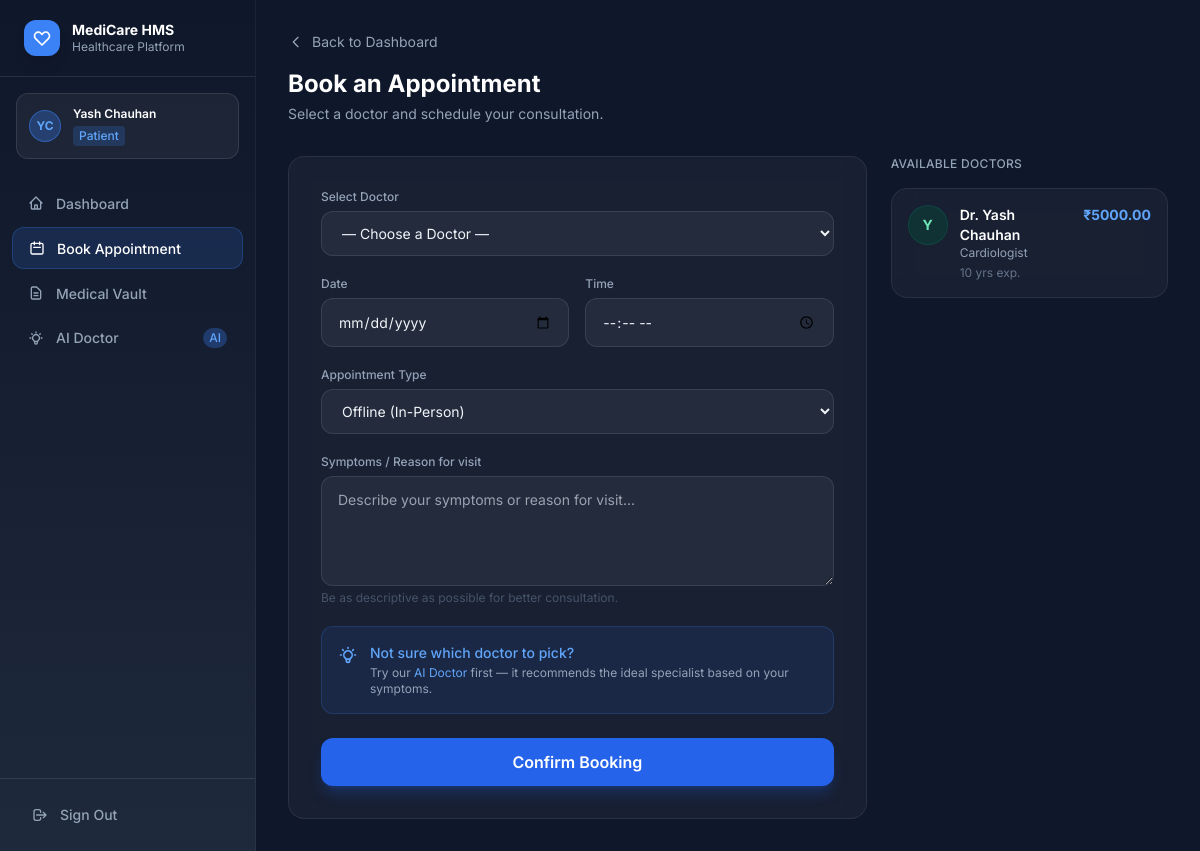
Page /hospital/book/ (signed in) on the committed database.
### users/models.py (models this page shows, shortened)
class CustomUser(AbstractUser):
    ROLE_ADMIN = 'ADMIN'
    ROLE_DOCTOR = 'DOCTOR'
    ROLE_PATIENT = 'PATIENT'
    ROLE_CHOICES = [
        (ROLE_ADMIN, 'Admin'),
        (ROLE_DOCTOR, 'Doctor'),
        (ROLE_PATIENT, 'Patient'),
    ]
    role = models.CharField(
        max_length=10,
        choices=ROLE_CHOICES,
        default=ROLE_PATIENT,
    )
    phone = models.CharField(max_length=15, blank=True)
    date_of_birth = models.DateField(null=True, blank=True)
    profile_picture = models.ImageField(
        upload_to='profiles/', null=True, blank=True
    )
    def __str__(self):
        return f"{self.get_full_name() or self.username} ({self.get_role_display()})"

class DoctorProfile(models.Model):
    SPECIALIZATIONS = [
        ('General Physician', 'General Physician'),
        ('Cardiologist', 'Cardiologist'),
        ('Neurologist', 'Neurologist'),
        ('Orthopedist', 'Orthopedist'),
        ('Dermatologist', 'Dermatologist'),
        ('Pediatrician', 'Pediatrician'),
        ('Psychiatrist', 'Psychiatrist'),
        ('Gynecologist', 'Gynecologist'),
        ('Ophthalmologist', 'Ophthalmologist'),
        ('ENT Specialist', 'ENT Specialist'),
        ('Oncologist', 'Oncologist'),
        ('Endocrinologist', 'Endocrinologist'),
        ('Gastroenterologist', 'Gastroenterologist'),
        ('Pulmonologist', 'Pulmonologist'),
        ('Urologist', 'Urologist'),
    ]
    user = models.OneToOneField(
        CustomUser,
        on_delete=models.CASCADE,
        related_name='doctor_profile',
    )
    specialization = models.CharField(
        max_length=100,
        choices=SPECIALIZATIONS,
        default='General Physician',
    )
    bio = models.TextField(blank=True)
    consultation_fee = models.DecimalField(
        max_digits=8, decimal_places=2, default=500.00
    )
    gmeet_url = models.URLField(blank=True, help_text='Google Meet link for online consultations')
    experience_years = models.PositiveIntegerField(default=0)
    available_days = models.CharField(
        max_length=200,
        default='Monday,Tuesday,Wednesday,Thursday,Friday',
        help_text='Comma-separated days',
    )
    is_available = models.BooleanField(default=True)

### hospital/views.py (the view)
        def wrapper(request, *args, **kwargs):
            if not request.user.is_authenticated:
                return redirect('users:login')
            if request.user.role != role:
                messages.error(request, 'Access denied.')
                return redirect('users:login')
            return view_func(request, *args, **kwargs)

### hospital/forms.py
class AppointmentForm(forms.ModelForm):
    appointment_date = forms.DateField(
        widget=forms.DateInput(attrs={'type': 'date', 'class': 'form-input'}),
    )
    appointment_time = forms.TimeField(
        widget=forms.TimeInput(attrs={'type': 'time', 'class': 'form-input'}),
    )
    class Meta:
        model = Appointment
        fields = ['doctor', 'appointment_date', 'appointment_time', 'appointment_type', 'symptoms']
        widgets = {
            'doctor': forms.Select(attrs={'class': 'form-input'}),
            'appointment_type': forms.Select(attrs={'class': 'form-input'}),
            'symptoms': forms.Textarea(attrs={
                'class': 'form-input',
                'rows': 4,
                'placeholder': 'Describe your symptoms or reason for visit...',
            }),
        }
    def __init__(self, *args, **kwargs):
        super().__init__(*args, **kwargs)
        self.fields['doctor'].queryset = User.objects.filter(
            role='DOCTOR', is_active=True
        ).select_related('doctor_profile').order_by('first_name')
        self.fields['doctor'].label = 'Select Doctor'
        self.fields['doctor'].empty_label = '— Choose a Doctor —'

### hospital/views.py (called while the page is built)
def role_required(role):
    def decorator(view_func):
        def wrapper(request, *args, **kwargs):
            if not request.user.is_authenticated:
                return redirect('users:login')
            if request.user.role != role:
                messages.error(request, 'Access denied.')
                return redirect('users:login')
            return view_func(request, *args, **kwargs)
        wrapper.__name__ = view_func.__name__
        return wrapper
    return decorator

### templates/hospital/book_appointment.html (shortened to what this page needs)
{% extends 'base.html' %}
{% block content %}
<div class="mb-8 animate-fade-in">
  <a href="{% url 'hospital:patient_dashboard' %}"
     class="inline-flex items-center gap-2 text-slate-400 hover:text-white text-sm transition-colors mb-4">
    <svg class="w-4 h-4" fill="none" stroke="currentColor" viewBox="0 0 24 24"><path stroke-linecap="round" stroke-linejoin="round" stroke-width="2" d="M15 19l-7-7 7-7"/></svg>
    Back to Dashboard
  </a>
  <h1 class="text-2xl font-bold text-white">Book an Appointment</h1>
  <p class="text-slate-400 mt-1 text-sm">Select a doctor and schedule your consultation.</p>
</div>
<div class="grid lg:grid-cols-3 gap-6">
  <div class="lg:col-span-2 glass-card p-8 animate-slide-up">
    <form method="post" novalidate>
      <div class="space-y-5">
        <div>
          <label class="block text-xs font-medium text-slate-400 mb-1.5">Select Doctor</label>
          {{ form.doctor }}
        </div>
        <div class="grid grid-cols-2 gap-4">
          <div>
            <label class="block text-xs font-medium text-slate-400 mb-1.5">Date</label>
            {{ form.appointment_date }}
          </div>
          <div>
            <label class="block text-xs font-medium text-slate-400 mb-1.5">Time</label>
            {{ form.appointment_time }}
          </div>
        </div>
        <div>
          <label class="block text-xs font-medium text-slate-400 mb-1.5">Appointment Type</label>
          {{ form.appointment_type }}
        </div>
        <div>
          <label class="block text-xs font-medium text-slate-400 mb-1.5">Symptoms / Reason for visit</label>
          {{ form.symptoms }}
          <p class="text-slate-600 text-xs mt-1">Be as descriptive as possible for better consultation.</p>
        </div>
      </div>
      <div class="mt-5 p-4 rounded-xl bg-brand/10 border border-brand/20 flex items-start gap-3">
        <div>
          <p class="text-brand-light text-sm font-medium">Not sure which doctor to pick?</p>
          <p class="text-slate-400 text-xs mt-0.5">
            Try our <a href="{% url 'api:ai_doctor' %}" class="text-blue-400 hover:underline">AI Doctor</a> first — it recommends the ideal specialist based on your symptoms.
          </p>
        </div>
      </div>
      <button type="submit"
              class="mt-6 w-full py-3 px-4 bg-blue-600 hover:bg-blue-500 text-white font-semibold rounded-xl
                     shadow-lg shadow-blue-600/25 transition-all duration-200 active:scale-[0.98]">
        Confirm Booking
      </button>
    </form>
  </div>
  <div class="space-y-4">
    <h3 class="text-slate-400 text-xs font-medium uppercase tracking-wide">Available Doctors</h3>
    {% for doc in doctors %}
    <div class="glass-card p-4 animate-slide-up hover:border-brand/30 transition-colors cursor-pointer doc-card"
         data-doctor-id="{{ doc.pk }}"
         style="animation-delay:{{ forloop.counter0 }}00ms">
      <div class="flex items-start gap-3">
        <div class="w-10 h-10 rounded-full bg-emerald-900/40 border border-emerald-600/20 flex items-center justify-center text-sm font-bold text-emerald-300 flex-shrink-0">
          {{ doc.first_name|first|upper }}
        </div>
        <div class="flex-1 min-w-0">
          <p class="text-white text-sm font-semibold">Dr. {{ doc.get_full_name }}</p>
          <p class="text-slate-400 text-xs">{{ doc.doctor_profile.specialization|default:"General Physician" }}</p>
          <p class="text-slate-500 text-xs mt-1">{{ doc.doctor_profile.experience_years|default:0 }} yrs exp.</p>
        </div>
        <p class="text-blue-400 font-bold text-sm">₹{{ doc.doctor_profile.consultation_fee|default:500 }}</p>
      </div>
    </div>
    {% empty %}
    <div class="glass-card p-6 text-center text-slate-500 text-sm">No doctors available yet.</div>
    {% endfor %}
  </div>
</div>
{% endblock %}

### templates/base.html (shortened to what this page needs)
{% load static %}
<!DOCTYPE html>
<html lang="en" class="h-full">
<head>
  <script src="https://cdn.tailwindcss.com"></script>
  <link rel="stylesheet" href="{% static 'css/custom.css' %}" />
</head>
<body class="h-full bg-navy-900 text-white font-sans antialiased">
  {% if user.is_authenticated %}
  <div class="flex h-full min-h-screen">
    <aside id="sidebar"
           class="fixed inset-y-0 left-0 z-50 w-64 flex flex-col bg-gradient-sidebar border-r border-white/5 transition-transform duration-300 ease-in-out
                  -translate-x-full lg:translate-x-0">
      <div class="flex items-center gap-3 px-6 py-5 border-b border-white/10">
        <div class="w-9 h-9 rounded-xl bg-brand flex items-center justify-center shadow-lg">
          <svg class="w-5 h-5 text-white" fill="none" stroke="currentColor" viewBox="0 0 24 24">
            <path stroke-linecap="round" stroke-linejoin="round" stroke-width="2"
                  d="M4.318 6.318a4.5 4.5 0 000 6.364L12 20.364l7.682-7.682a4.5 4.5 0 00-6.364-6.364L12 7.636l-1.318-1.318a4.5 4.5 0 00-6.364 0z"/>
          </svg>
        </div>
        <div>
          <h1 class="text-white font-bold text-sm leading-tight">MediCare HMS</h1>
          <p class="text-navy-400 text-xs">Healthcare Platform</p>
        </div>
      </div>
      <div class="mx-4 mt-4 mb-2 p-3 rounded-xl bg-white/5 border border-white/10">
        <div class="flex items-center gap-3">
          <div class="w-8 h-8 rounded-full bg-brand/30 border border-brand/50 flex items-center justify-center text-xs font-bold text-brand-light">
            {{ user.first_name|first|upper }}{{ user.last_name|first|upper }}
          </div>
          <div class="flex-1 min-w-0">
            <p class="text-white text-xs font-semibold truncate">{{ user.get_full_name|default:user.username }}</p>
            <span class="inline-flex items-center px-1.5 py-0.5 rounded text-xs font-medium
              {% if user.role == 'ADMIN' %}bg-purple-500/20 text-purple-300
              {% elif user.role == 'DOCTOR' %}bg-emerald-500/20 text-emerald-300
              {% else %}bg-brand/20 text-brand-light{% endif %}">
              {{ user.get_role_display }}
            </span>
          </div>
        </div>
      </div>
      <nav class="flex-1 px-3 py-4 space-y-1 overflow-y-auto">
        {% if user.role == 'PATIENT' %}
          {% include 'partials/nav_patient.html' %}
        {% elif user.role == 'DOCTOR' %}
          {% include 'partials/nav_doctor.html' %}
        {% elif user.role == 'ADMIN' %}
          {% include 'partials/nav_admin.html' %}
        {% endif %}
      </nav>
      <div class="p-4 border-t border-white/10">
        <a href="{% url 'users:logout' %}"
           class="flex items-center gap-3 w-full px-4 py-2.5 rounded-xl text-navy-400 hover:text-red-400 hover:bg-red-500/10 transition-all duration-200 text-sm font-medium group">
          <svg class="w-4 h-4 group-hover:scale-110 transition-transform" fill="none" stroke="currentColor" viewBox="0 0 24 24">
            <path stroke-linecap="round" stroke-linejoin="round" stroke-width="2"
                  d="M17 16l4-4m0 0l-4-4m4 4H7m6 4v1a3 3 0 01-3 3H6a3 3 0 01-3-3V7a3 3 0 013-3h4a3 3 0 013 3v1"/>
          </svg>
          Sign Out
        </a>
      </div>
    </aside>
    <div class="flex-1 flex flex-col min-h-screen lg:ml-64">
      <main class="flex-1 p-4 lg:p-8">
        {% block content %}{% endblock %}
      </main>
    </div>
  </div>
  {% else %}
  {% block auth_content %}{% endblock %}
  {% endif %}
</body>
</html>

### static/css/custom.css (style rules this page uses)
.form-input { @apply block w-full px-4 py-3 text-sm text-white placeholder-slate-600 bg-white/5 border border-white/10 rounded-xl focus:outline-none focus:ring-2 focus:ring-blue-500/50 focus:border-blue-500/50 transition-all duration-200; background-color: rgba(255,255,255,0.04); color: white; }
input.form-input, select.form-input, textarea.form-input { display: block; width: 100%; padding: 0.75rem 1rem; font-size: 0.875rem; color: #f1f5f9; background-color: rgba(255,255,255,0.05); border: 1px solid rgba(255,255,255,0.1); border-radius: 0.75rem; outline: none; transition: border-color 0.2s, box-shadow 0.2s; font-family: 'Inter', sans-serif; }
select.form-input option { background-color: #1e293b; color: #f1f5f9; }
.glass-card { background: rgba(255, 255, 255, 0.04); border: 1px solid rgba(255, 255, 255, 0.08); border-radius: 1rem; backdrop-filter: blur(12px); -webkit-backdrop-filter: blur(12px); }
.animate-fade-in { animation: fadeIn 0.4s ease-out; }
.animate-slide-up { animation: slideUp 0.4s ease-out both; }

### rows in the picture
CustomUser: first_name|first "Y", last_name|first "C", get_full_name "Yash Chauhan", role "Patient"
CustomUser: first_name|first "Y", get_full_name "Yash Chauhan", doctor_profile.specialization "Cardiologist", doctor_profile.experience_years "10", doctor_profile.consultation_fee "5000.00"
